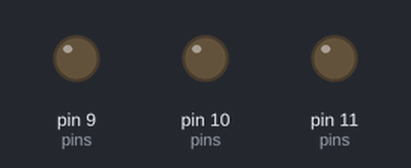
Simulated run of this sketch. Board: Arduino Uno, built with avr-gcc and run on an emulated ATmega328P. On the bench: output pins drawn as LEDs (lit = HIGH).

Above: at 0.15 s.
At 0.45 s:
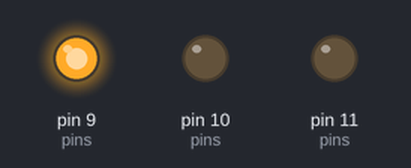
At 0.75 s:
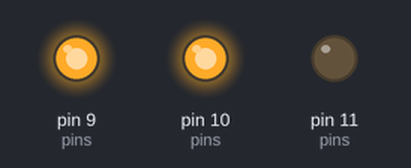
At 2.05 s:
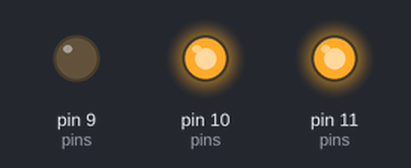
At 2.35 s:
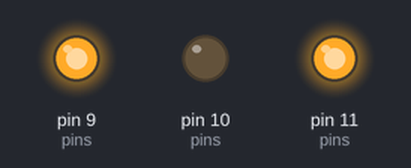
At 3.3 s:
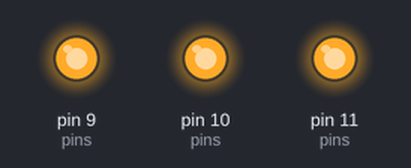
Timing chart, 0 to 4.4 s (numbered marks = the images above):
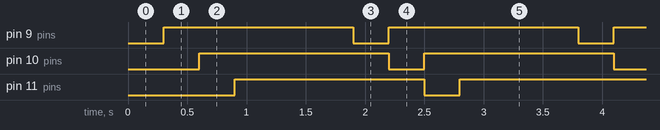

Measured:
- by itself, pin 9 (pins), pin 10 (pins), pin 11 (pins): alternates HIGH for 1.6 s and LOW for 0.30 s

The sketch:

itamar.ino
```cpp
const byte WIRE_AMT = 6;

int pins[] = {2, 3, 4, 5, 6, 7, 8, 9, 10, 11, 12};
int len = 11;

int wire_state[11];

void setup() {
  // put your setup code here, to run once:
  Serial.begin(9600);
  /*
  for (int i = 0; i < len; i++) {
    pinMode(pins[i], INPUT_PULLUP);
  }*/
  pinMode(9, OUTPUT);
  pinMode(10, OUTPUT);
  pinMode(11, OUTPUT);

}

void loop() {
  // put your main code here, to run repeatedly:
/*

    get_wires();
    //print_arr(*wire_state);

    for (int i = 0; i < len; i++) {
    Serial.print(pins[i]);
    Serial.print(",");
    }
    Serial.println("");
    for (int i = 0; i < len; i++) {
    Serial.print(wire_state[i]);
    Serial.print(",");
    }
    Serial.println("");
    Serial.println("");
  */
digitalWrite(9,LOW);
delay(300);
digitalWrite(9,HIGH);

digitalWrite(10,LOW);
delay(300);
digitalWrite(10,HIGH);

digitalWrite(11,LOW);
delay(300);
digitalWrite(11,HIGH);
delay(1000);
}

void get_wires() {


  for (int i = 0; i < len; i++) {
    wire_state[i] = (!digitalRead(i));

  }
}
```
